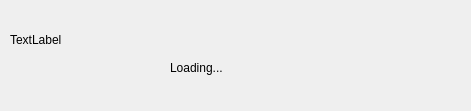
<?xml version="1.0" encoding="UTF-8"?>
<ui version="4.0">
 <class>Dialog</class>
 <widget class="QDialog" name="Dialog">
  <property name="geometry">
   <rect>
    <x>0</x>
    <y>0</y>
    <width>471</width>
    <height>111</height>
   </rect>
  </property>
  <property name="windowTitle">
   <string>Dialog</string>
  </property>
  <property name="windowOpacity">
   <double>0.800000000000000</double>
  </property>
  <property name="autoFillBackground">
   <bool>false</bool>
  </property>
  <widget class="QLabel" name="label">
   <property name="geometry">
    <rect>
     <x>10</x>
     <y>30</y>
     <width>451</width>
     <height>20</height>
    </rect>
   </property>
   <property name="text">
    <string>TextLabel</string>
   </property>
  </widget>
  <widget class="QLabel" name="label_2">
   <property name="geometry">
    <rect>
     <x>170</x>
     <y>60</y>
     <width>161</width>
     <height>16</height>
    </rect>
   </property>
   <property name="text">
    <string>Loading...</string>
   </property>
  </widget>
 </widget>
 <resources/>
 <connections/>
</ui>
